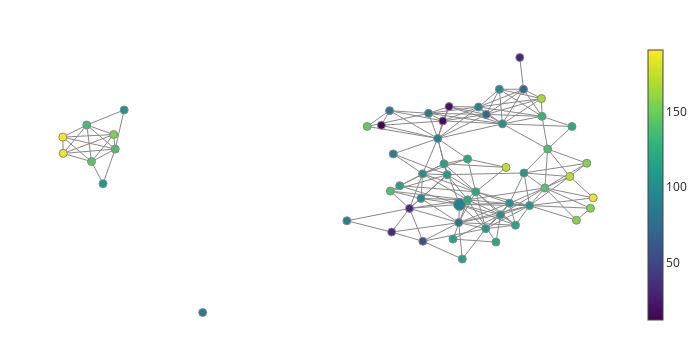

Notebook code for this chart:
### Code cell
np.random.seed(613)
fig = plot_static_mapper_graph(pipe, distance_matrix)
fig.show(config={'scrollZoom': True})

### Figure 1 — Plotly figure (JSON) as saved in the notebook; plotly's stock layout.template omitted (floating-point values rounded to 4 significant figures; data arrays with more than 128 entries replaced by an {"elided": "..."} marker saying what was removed)
{"data": [{"hoverinfo": "none", "line": {"color": "#888", "width": 1}, "mode": "lines", "name": "edge_trace", "type": "scatter", "uid": "a93371d9-c5f8-4d3e-ad78-b7415de63054", "x": {"elided": "558 float values"}, "y": {"elided": "558 float values"}}, {"hoverinfo": "text", "hovertext": ["Node ID: 0<br>Pullback set label: 49<br>Partial cluster label: 0<br>Node size: 8<br>Summary statistic: 33.0", "Node ID: 1<br>Pullback set label: 50<br>Partial cluster label: 0<br>Node size: 10<br>Summary statistic: 32.9", "Node ID: 2<br>Pullback set label: 52<br>Partial cluster label: 0<br>Node size: 10<br>Summary statistic: 57.6", "Node ID: 3<br>Pullback set label: 53<br>Partial cluster label: 0<br>Node size: 37<br>Summary statistic: 79.7", "Node ID: 4<br>Pullback set label: 54<br>Partial cluster label: 0<br>Node size: 97<br>Summary statistic: 91.2", "Node ID: 5<br>Pullback set label: 40<br>Partial cluster label: 0<br>Node size: 32<br>Summary statistic: 119.0", "Node ID: 6<br>Pullback set label: 39<br>Partial cluster label: 0<br>Node size: 19<br>Summary statistic: 103.0", "Node ID: 7<br>Pullback set label: 11<br>Partial cluster label: -1<br>Node size: 1<br>Summary statistic: 12.0", "Node ID: 8<br>Pullback set label: 12<br>Partial cluster label: -1<br>Node size: 2<br>Summary statistic: 16.5", "Node ID: 9<br>Pullback set label: 20<br>Partial cluster label: -1<br>Node size: 2<br>Summary statistic: 80.0", "Node ID: 10<br>Pullback set label: 21<br>Partial cluster label: 0<br>Node size: 7<br>Summary statistic: 91.1", "Node ID: 11<br>Pullback set label: 44<br>Partial cluster label: 0<br>Node size: 22<br>Summary statistic: 106.0", "Node ID: 12<br>Pullback set label: 56<br>Partial cluster label: 0<br>Node size: 10<br>Summary statistic: 109.0", "Node ID: 13<br>Pullback set label: 3<br>Partial cluster label: -1<br>Node size: 3<br>Summary statistic: 71.0", "Node ID: 14<br>Pullback set label: 4<br>Partial cluster label: -1<br>Node size: 1<br>Summary statistic: 21.0", "Node ID: 15<br>Pullback set label: 14<br>Partial cluster label: -1<br>Node size: 2<br>Summary statistic: 94.0", "Node ID: 16<br>Pullback set label: 16<br>Partial cluster label: -1<br>Node size: 2<br>Summary statistic: 84.5", "Node ID: 17<br>Pullback set label: 19<br>Partial cluster label: -1<br>Node size: 3<br>Summary statistic: 103.0", "Node ID: 18<br>Pullback set label: 2<br>Partial cluster label: -1<br>Node size: 3<br>Summary statistic: 74.3", "Node ID: 19<br>Pullback set label: 10<br>Partial cluster label: -1<br>Node size: 2<br>Summary statistic: 96.0", "Node ID: 20<br>Pullback set label: 1<br>Partial cluster label: -1<br>Node size: 1<br>Summary statistic: 31.0", "Node ID: 21<br>Pullback set label: 35<br>Partial cluster label: 0<br>Node size: 18<br>Summary statistic: 115.0", "Node ID: 22<br>Pullback set label: 47<br>Partial cluster label: 0<br>Node size: 8<br>Summary statistic: 115.0", "Node ID: 23<br>Pullback set label: 42<br>Partial cluster label: 0<br>Node size: 7<br>Summary statistic: 143.0", "Node ID: 24<br>Pullback set label: 43<br>Partial cluster label: 0<br>Node size: 6<br>Summary statistic: 109.0", "Node ID: 25<br>Pullback set label: 45<br>Partial cluster label: 0<br>Node size: 5<br>Summary statistic: 104.0", "Node ID: 26<br>Pullback set label: 51<br>Partial cluster label: -1<br>Node size: 2<br>Summary statistic: 99.5", "Node ID: 27<br>Pullback set label: 22<br>Partial cluster label: -1<br>Node size: 2<br>Summary statistic: 120.0", "Node ID: 28<br>Pullback set label: 34<br>Partial cluster label: -1<br>Node size: 4<br>Summary statistic: 99.8", "Node ID: 29<br>Pullback set label: 37<br>Partial cluster label: 0<br>Node size: 5<br>Summary statistic: 109.0", "Node ID: 30<br>Pullback set label: 38<br>Partial cluster label: 0<br>Node size: 5<br>Summary statistic: 115.0", "Node ID: 31<br>Pullback set label: 48<br>Partial cluster label: -1<br>Node size: 1<br>Summary statistic: 88.0", "Node ID: 32<br>Pullback set label: 0<br>Partial cluster label: -1<br>Node size: 1<br>Summary statistic: 89.0", "Node ID: 33<br>Pullback set label: 7<br>Partial cluster label: 0<br>Node size: 6<br>Summary statistic: 138.0", "Node ID: 34<br>Pullback set label: 8<br>Partial cluster label: -1<br>Node size: 4<br>Summary statistic: 136.0", "Node ID: 35<br>Pullback set label: 17<br>Partial cluster label: -1<br>Node size: 4<br>Summary statistic: 143.0", "Node ID: 36<br>Pullback set label: 18<br>Partial cluster label: -1<br>Node size: 3<br>Summary statistic: 155.0", "Node ID: 37<br>Pullback set label: 27<br>Partial cluster label: -1<br>Node size: 1<br>Summary statistic: 91.0", "Node ID: 38<br>Pullback set label: 57<br>Partial cluster label: -1<br>Node size: 3<br>Summary statistic: 117.0", "Node ID: 39<br>Pullback set label: 55<br>Partial cluster label: -1<br>Node size: 3<br>Summary statistic: 115.0", "Node ID: 40<br>Pullback set label: 23<br>Partial cluster label: -1<br>Node size: 3<br>Summary statistic: 129.0", "Node ID: 41<br>Pullback set label: 5<br>Partial cluster label: -1<br>Node size: 1<br>Summary statistic: 105.0", "Node ID: 42<br>Pullback set label: 9<br>Partial cluster label: -1<br>Node size: 1<br>Summary statistic: 106.0", "Node ID: 43<br>Pullback set label: 36<br>Partial cluster label: -1<br>Node size: 3<br>Summary statistic: 123.0", "Node ID: 44<br>Pullback set label: 26<br>Partial cluster label: -1<br>Node size: 1<br>Summary statistic: 119.0", "Node ID: 45<br>Pullback set label: 25<br>Partial cluster label: -1<br>Node size: 1<br>Summary statistic: 121.0", "Node ID: 46<br>Pullback set label: 30<br>Partial cluster label: -1<br>Node size: 2<br>Summary statistic: 138.0", "Node ID: 47<br>Pullback set label: 41<br>Partial cluster label: -1<br>Node size: 3<br>Summary statistic: 158.0", "Node ID: 48<br>Pullback set label: 46<br>Partial cluster label: -1<br>Node size: 2<br>Summary statistic: 156.0", "Node ID: 49<br>Pullback set label: 33<br>Partial cluster label: -1<br>Node size: 1<br>Summary statistic: 140.0", "Node ID: 50<br>Pullback set label: 15<br>Partial cluster label: -1<br>Node size: 1<br>Summary statistic: 148.0", "Node ID: 51<br>Pullback set label: 29<br>Partial cluster label: -1<br>Node size: 1<br>Summary statistic: 156.0", "Node ID: 52<br>Pullback set label: 31<br>Partial cluster label: -1<br>Node size: 2<br>Summary statistic: 172.0", "Node ID: 53<br>Pullback set label: 6<br>Partial cluster label: -1<br>Node size: 1<br>Summary statistic: 167.0", "Node ID: 54<br>Pullback set label: 28<br>Partial cluster label: -1<br>Node size: 1<br>Summary statistic: 174.0", "Node ID: 55<br>Pullback set label: 24<br>Partial cluster label: -1<br>Node size: 2<br>Summary statistic: 188.0", "Node ID: 56<br>Pullback set label: 32<br>Partial cluster label: -1<br>Node size: 1<br>Summary statistic: 187.0", "Node ID: 57<br>Pullback set label: 13<br>Partial cluster label: -1<br>Node size: 1<br>Summary statistic: 191.0"], "marker": {"color": [33, 32.9, 57.6, 79.7, 91.24, 118.8, 103.4, 12, 16.5, 80, 91.14, 106.4, 109.1, 71, 21, 94, 84.5, 103, 74.33, 96, 31, 114.7, 115.4, 142.7, 108.7, 104.4, 99.5, 120, 99.75, 108.6, 115.4, 88, 89, 138.3, 135.8, 142.8, 155, 91, 117, 115, 129.3, 105, 106, 123, 119, 121, 138.5, 157.7, 156.5, 140, 148, 156, 171.5, 167, 174, 187.5, 187, 191], "colorbar": {"thickness": 15, "title": {"side": "right", "text": ""}, "xanchor": "left"}, "colorscale": [[0, "#440154"], [0.1111, "#482878"], [0.2222, "#3e4989"], [0.3333, "#31688e"], [0.4444, "#26828e"], [0.5556, "#1f9e89"], [0.6667, "#35b779"], [0.7778, "#6ece58"], [0.8889, "#b5de2b"], [1, "#fde725"]], "line": {"color": "#888", "width": 1}, "opacity": 1, "reversescale": false, "showscale": true, "size": [8, 10, 10, 37, 97, 32, 19, 1, 2, 2, 7, 22, 10, 3, 1, 2, 2, 3, 3, 2, 1, 18, 8, 7, 6, 5, 2, 2, 4, 5, 5, 1, 1, 6, 4, 4, 3, 1, 3, 3, 3, 1, 1, 3, 1, 1, 2, 3, 2, 1, 1, 1, 2, 1, 1, 2, 1, 1], "sizemin": 4, "sizemode": "area", "sizeref": 1.347}, "mode": "markers", "name": "node_trace", "type": "scatter", "uid": "43059bae-2d5d-49c1-be97-0763127635d7", "x": [-1.37, -1.03, -0.776, -0.09357, -0.07655, 0.2311, 0.7038, -1.566, -0.3957, -1.41, -0.4917, 1.256, 0.4219, 0.4315, -0.2763, 0.2839, -0.6677, 0.7407, 1.141, 0.6811, 1.07, -0.3729, -1.217, 1.549, 1.151, 0.8756, -0.8103, 0.07558, -0.7807, -0.3128, -0.202, -2.223, -4.97, -6.636, -7.178, -7.087, -6.665, -1.34, 0.9883, -0.02583, 1.494, -6.466, -6.868, 0.07559, 0.6168, 2.064, 1.601, 2.149, 2.417, -1.395, -1.836, 2.347, 2.022, 1.483, 0.8085, -7.626, 2.469, -7.635], "y": [-2.322, -1.42, -2.671, -1.961, -1.27, -0.7871, -1.664, 1.748, 1.913, 2.305, 1.245, -1.313, -2.191, 2.161, 2.46, 2.444, 2.204, 1.802, 3.12, 3.121, 4.331, 0.2796, -0.5542, -0.6407, -0.06894, -1.222, -1.04, 0.466, -0.1033, -0.1341, -2.587, -1.891, -5.387, 0.8405, 1.759, 0.364, 1.395, 0.657, -2.059, -3.35, 2.088, 2.333, -0.4788, -1.094, -2.704, 1.701, 0.8433, -1.871, -1.413, -0.7581, 1.704, 0.3015, -0.2045, 2.767, 0.1422, 0.6772, -1.018, 1.298]}], "layout": {"autosize": false, "height": 360, "hovermode": "closest", "margin": {"b": 20, "l": 5, "r": 5, "t": 40}, "showlegend": false, "title": {"text": ""}, "width": 700, "xaxis": {"autorange": true, "range": [-8.26, 3.094], "showgrid": false, "showline": false, "showticklabels": false, "ticks": "", "title": {"text": ""}, "type": "linear", "zeroline": false}, "yaxis": {"autorange": true, "range": [-6.054, 4.998], "showgrid": false, "showline": false, "showticklabels": false, "ticks": "", "title": {"text": ""}, "type": "linear", "zeroline": false}}}
